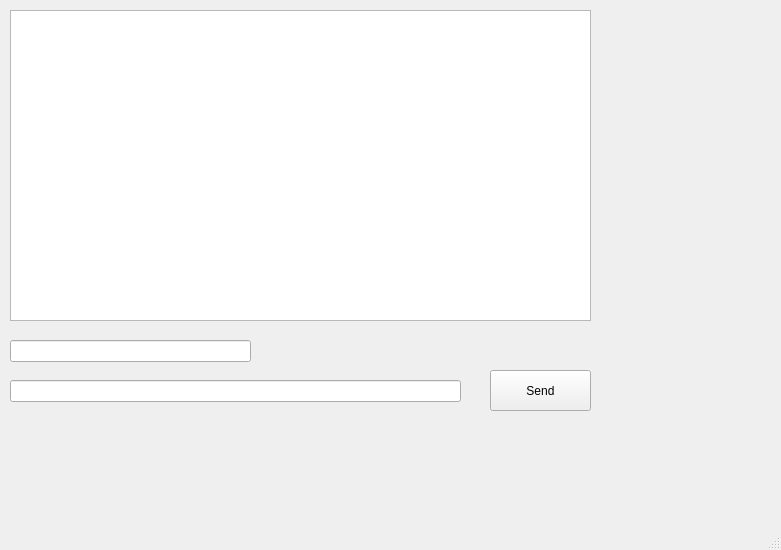
<?xml version="1.0" encoding="UTF-8"?>
<ui version="4.0">
 <class>MainWindow</class>
 <widget class="QMainWindow" name="MainWindow">
  <property name="geometry">
   <rect>
    <x>0</x>
    <y>0</y>
    <width>781</width>
    <height>550</height>
   </rect>
  </property>
  <property name="windowTitle">
   <string>pyQtClient</string>
  </property>
  <widget class="QWidget" name="centralwidget1">
   <widget class="QPushButton" name="pushButton1">
    <property name="geometry">
     <rect>
      <x>490</x>
      <y>370</y>
      <width>101</width>
      <height>41</height>
     </rect>
    </property>
    <property name="text">
     <string>Send</string>
    </property>
   </widget>
   <widget class="QLineEdit" name="lineEdit1">
    <property name="geometry">
     <rect>
      <x>10</x>
      <y>340</y>
      <width>241</width>
      <height>22</height>
     </rect>
    </property>
   </widget>
   <widget class="QLineEdit" name="lineEdit2">
    <property name="geometry">
     <rect>
      <x>10</x>
      <y>380</y>
      <width>451</width>
      <height>22</height>
     </rect>
    </property>
   </widget>
   <widget class="QListWidget" name="listWidget1">
    <property name="geometry">
     <rect>
      <x>10</x>
      <y>10</y>
      <width>581</width>
      <height>311</height>
     </rect>
    </property>
   </widget>
  </widget>
  <widget class="QMenuBar" name="menubar1">
   <property name="geometry">
    <rect>
     <x>0</x>
     <y>0</y>
     <width>781</width>
     <height>21</height>
    </rect>
   </property>
  </widget>
  <widget class="QStatusBar" name="statusbar1"/>
 </widget>
 <resources/>
 <connections/>
</ui>
